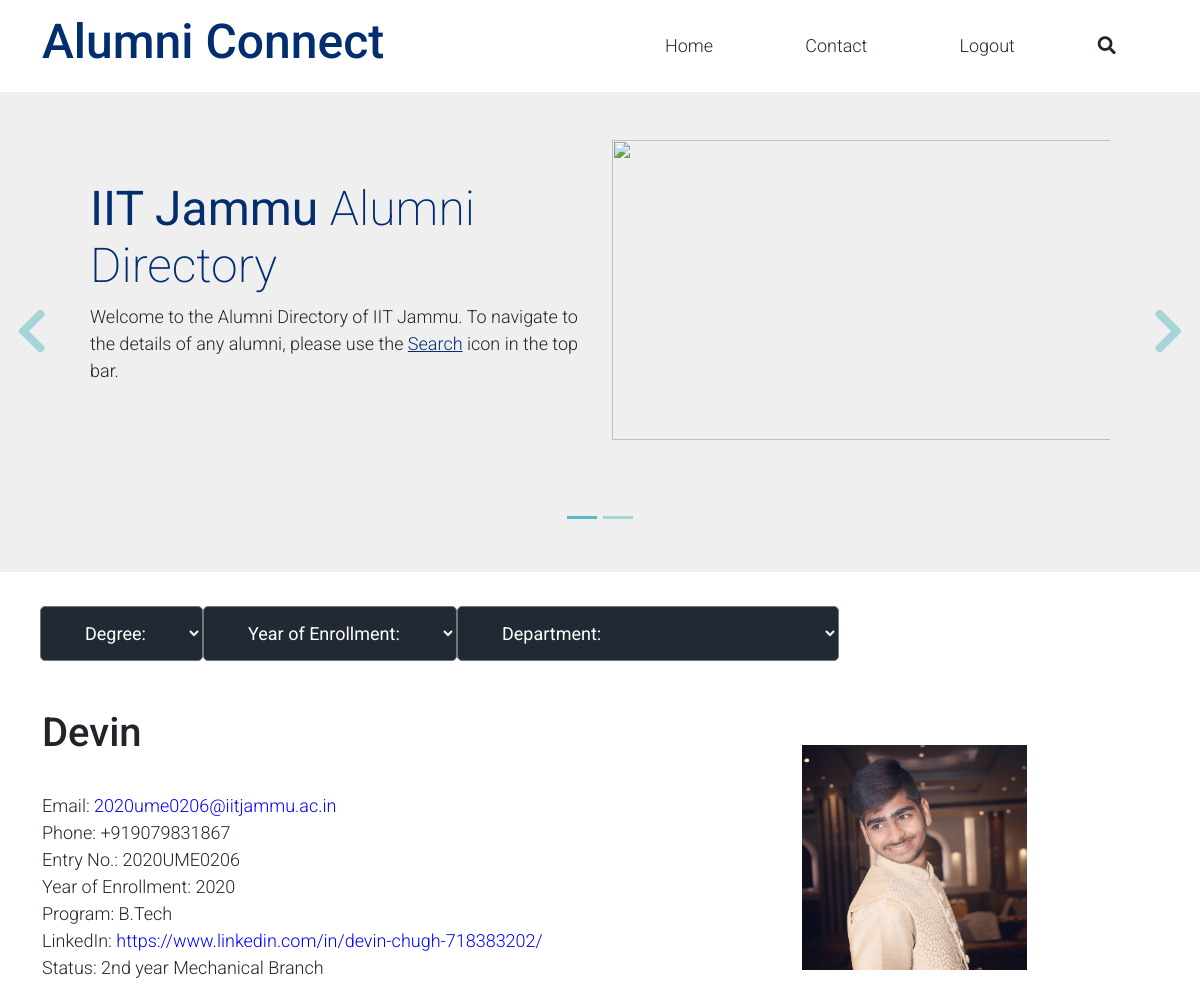
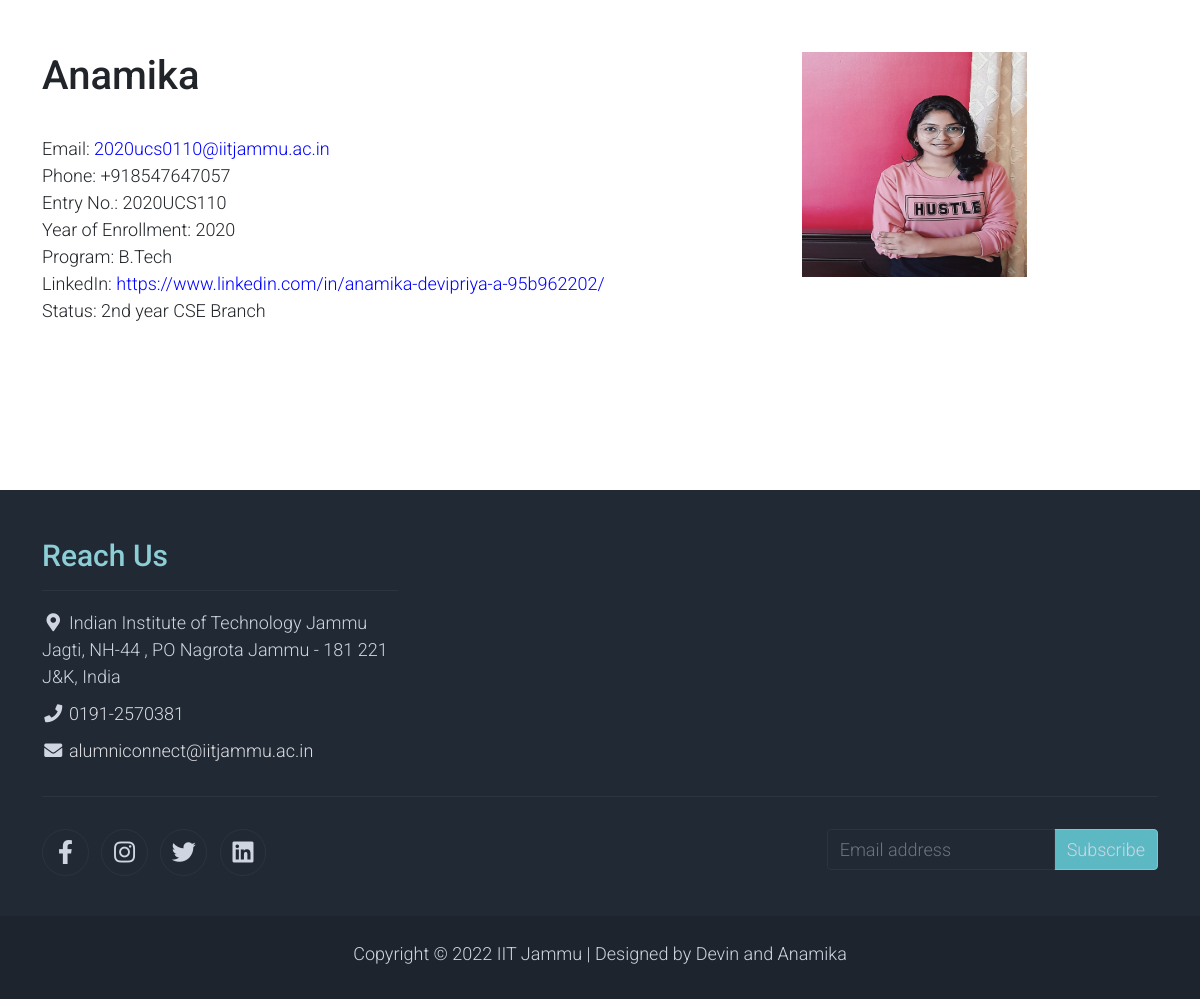
The page / (signed in) on the database its author committed (2 pictures, top to bottom).
### tables this page shows
CREATE TABLE alumni_me(
    alumni_id INTEGER PRIMARY KEY, 
	name TEXT NOT NULL,
	email TEXT UNIQUE,
	phone TEXT UNIQUE,
    year INTEGER NOT NULL,
    linkedin_id TEXT,
    status TEXT,
    profile_pic TEXT , program TEXT, entry_no TEXT);

CREATE TABLE alumni_cs(
    alumni_id INTEGER PRIMARY KEY, 
	name TEXT NOT NULL ,
	email TEXT UNIQUE ,
	phone TEXT UNIQUE,
    year INTEGER NOT NULL,
    linkedin_id TEXT  ,
    status TEXT,
    profile_pic TEXT , program TEXT, entry_no TEXT);

### main.py (the view, shortened to what this page needs)
@app.route("/", methods=["GET", "POST"])
@login_required
def index():
    data=[]
    al_tables=["alumni_me", "alumni_cs", "alumni_ee", "alumni_ch", "alumni_mt", "alumni_ce"]
    for al_table in al_tables:
        db.execute("SELECT * FROM " + al_table)
        alumni=db.fetchall()
        for people in alumni:
            data.append(people)
    return render_template("/index.html", data=data)

### helper.py (called while the page is built)
def login_required(f):
    @wraps(f)
    def decorated_function(*args, **kwargs):
        if session.get("user_id") is None:
            return redirect("/login")
        return f(*args, **kwargs)
    return decorated_function

### main.py (called while the page is built)
@app.after_request
def after_request(response):
    response.headers["Cache-Control"] = "no-cache, no-store, must-revalidate"
    response.headers["Expires"] = 0
    response.headers["Pragma"] = "no-cache"
    return response

### templates/index.html (shortened to what this page needs)
<!DOCTYPE html>
<html lang="en">
<head>
    <link rel="stylesheet" href="{{ url_for('static',filename='home_assets/css/bootstrap.min.css') }}">
    <link rel="stylesheet" href="{{ url_for('static',filename='home_assets/css/templatemo.css') }}">
    <link rel="stylesheet" href="{{ url_for('static',filename='home_assets/css/custom.css') }}">
    <link rel="stylesheet" href="{{ url_for('static',filename='home_assets/css/fontawesome_min.css') }}">
</head>
<body>
    <nav class="navbar navbar-expand-lg navbar-light shadow">
        <div class="container d-flex justify-content-between align-items-center">
            <a class="navbar-brand text-success logo h1 align-self-center" href="/">
                Alumni Connect
            </a>
            <div class="align-self-center collapse navbar-collapse flex-fill  d-lg-flex justify-content-lg-between" id="templatemo_main_nav">
                <div class="flex-fill">
                    <ul class="nav navbar-nav d-flex justify-content-between mx-lg-auto">
                        <li class="nav-item">
                            <a class="nav-link" href="/">  </a>
                        </li>
                        <li class="nav-item">
                            <a class="nav-link" href="#">  </a>
                        </li>
                        <li class="nav-item">
                            <a class="nav-link" href="/"> Home </a>
                        </li>
                        <li class="nav-item">
                            <a class="nav-link" href="contact">Contact</a>
                        </li>
                        <li class="nav-item">
                            <a class="nav-link" href="/logout"> Logout </a>
                        </li>
                    </ul>
                </div>
                <form role="form" action="/index" method="POST">
                <div class="navbar align-self-center d-flex">
                    <a class="nav-icon d-none d-lg-inline" href="#" data-bs-toggle="modal" data-bs-target="#templatemo_search">
                        <i class="fa fa-fw fa-search text-dark mr-2"></i>
                    </a>
                </form>
            </div>
        </div>
    </nav>
    <div id="template-mo-zay-hero-carousel" class="carousel slide" data-bs-ride="carousel">
        <ol class="carousel-indicators">
            <li data-bs-target="#template-mo-zay-hero-carousel" data-bs-slide-to="0" class="active"></li>
            <li data-bs-target="#template-mo-zay-hero-carousel" data-bs-slide-to="1"></li>
            </ol>
        <div class="carousel-inner">
            <div class="carousel-item active">
                <div class="container">
                    <div class="row p-5">
                        <div class="mx-auto col-md-8 col-lg-6 order-lg-last">
                            <img class="img-fluid" src="{{ url_for('static', filename='home_assets/img/iitj pic.JPG')}}" style="width: 500px;height: 300px;" alt="">
                        </div>
                        <div class="col-lg-6 mb-0 d-flex align-items-center">
                            <div class="text-align-left align-self-center">
                                <h1 class="h1 text-success"><b>IIT Jammu</b> Alumni Directory</h1>
                                <p>
                                    Welcome to the Alumni Directory of IIT Jammu. To navigate to the details of any alumni, please use
                                     the <a rel="sponsored" class="text-success" href="#" target="_blank">Search</a> icon in the top bar.
                                </p>
                            </div>
                        </div>
                    </div>
                </div>
            </div>
        </div>
        <a class="carousel-control-prev text-decoration-none w-auto ps-3" href="#template-mo-zay-hero-carousel" role="button" data-bs-slide="prev">
            <i class="fas fa-chevron-left"></i>
        </a>
        <a class="carousel-control-next text-decoration-none w-auto pe-3" href="#template-mo-zay-hero-carousel" role="button" data-bs-slide="next">
            <i class="fas fa-chevron-right"></i>
        </a>
    </div>
    <section class="bg-success py-5" >
        <div class="section-forms">
        <form action="{{url_for('index')}}" method="POST">
        <select name="degree" class="sections" >
                    <option value="nil">Degree:</option>
              </select>
        </form>
            <form action="{{url_for('index')}}" method="POST">
                <select name="Year of Enrollment" class="sections">
                            <option value="nil">Year of Enrollment:</option>
                </select>
            </form>
            <form action="{{url_for('index')}}" method="POST">
                <select name="Department" class="sections">
                            <option value="nil">Department:</option>
                </select>
            </form>
            </div>
        <div class="container">
            <div class="row align-items-center py-5">
                <div class="col-md-8 text-#1d242d">
                    {% for alumni in data %}
									<h1 class="feature-title" >{{alumni.name}} </h1><p><br> Email: <a class="clink" target="_blank" href="mailto:{{alumni.email}}" >{{alumni.email}}</a>
                                         <br>Phone: {{alumni.phone}} <br>Entry No.: {{alumni.entry_no}} <br>Year of Enrollment: {{alumni.year}} <br>Program: {{alumni.program}} <br>LinkedIn: <a class="clink" target="_blank" href="{{alumni.linkedin_id}}">{{alumni.linkedin_id}}</a><br>Status: {{alumni.status}}</p>
                                         <br>
                                         <br>
					{% endfor %}
                </div>
                <div class="col-md-4">
                    {% for alumni in data %}
										<img src="{{url_for('static', filename='home_assets/img/' + alumni.profile_pic)}}" alt="" style="width: 225px;height: 225px;">
                                        <br>
                                        <br>
                                        <br>
                                        <br>
					{% endfor %}
                </div>
            </div>
        </div>
    </section>
    <footer class="bg-dark" id="tempaltemo_footer">
        <div class="container">
            <div class="row">
                <div class="col-md-4 pt-5">
                    <a id="contact"><h2 class="h2 text-ReachUs border-bottom pb-3 border-light logo">Reach Us</h2></a>
                    <ul class="list-unstyled text-light footer-link-list">
                        <li>
                            <i class="fas fa-map-marker-alt fa-fw"></i>
                            Indian Institute of Technology Jammu Jagti, NH-44 , PO Nagrota Jammu - 181 221 J&K, India
                        </li>
                        <li>
                            <i class="fa fa-phone fa-fw"></i>
                            <a class="text-decoration-none" href="tel:0191-2570381">0191-2570381</a>
                        </li>
                        <li>
                            <i class="fa fa-envelope fa-fw"></i>
                            <a class="text-decoration-none" href="mailto:alumniconnect@iitjammu.ac.in">alumniconnect@iitjammu.ac.in</a>
                        </li>
                    </ul>
                </div>
            </div>
            <div class="row text-light mb-4">
                <div class="col-12 mb-3">
                    <div class="w-100 my-3 border-top border-light"></div>
                </div>
                <div class="col-auto me-auto">
                    <ul class="list-inline text-left footer-icons">
                        <li class="list-inline-item border border-light rounded-circle text-center">
                            <a class="text-light text-decoration-none" target="_blank" href="http://facebook.com/"><i class="fab fa-facebook-f fa-lg fa-fw"></i></a>
                        </li>
                        <li class="list-inline-item border border-light rounded-circle text-center">
                            <a class="text-light text-decoration-none" target="_blank" href="https://www.instagram.com/"><i class="fab fa-instagram fa-lg fa-fw"></i></a>
                        </li>
                        <li class="list-inline-item border border-light rounded-circle text-center">
                            <a class="text-light text-decoration-none" target="_blank" href="https://twitter.com/"><i class="fab fa-twitter fa-lg fa-fw"></i></a>
                        </li>
                        <li class="list-inline-item border border-light rounded-circle text-center">
                            <a class="text-light text-decoration-none" target="_blank" href="https://www.linkedin.com/"><i class="fab fa-linkedin fa-lg fa-fw"></i></a>
                        </li>
                    </ul>
                </div>
                <div class="col-auto">
                    <div class="input-group mb-2">
                        <input type="text" class="form-control bg-dark border-light" style="color: whitesmoke ;" id="subscribeEmail" placeholder="Email address">
                        <div class="input-group-text btn-success text-light">Subscribe</div>
                    </div>
                </div>
            </div>
        </div>
        <div class="w-100 bg-black py-3">
            <div class="container">
                <div class="row pt-2">
                    <div class="col-12">
                        <p class="text-center text-light">
                            Copyright &copy; 2022 IIT Jammu
                            | Designed by Devin and Anamika
                        </p>
                    </div>
                </div>
            </div>
        </div>
    </footer>
</body>
</html>

### static/home_assets/css/templatemo.css (style rules this page uses)
body, ul, li, p, a, label, input, div { font-family: 'Roboto', sans-serif; font-size: 18px !important; font-weight: 300 !important; }
.h1 { font-family: 'Roboto', sans-serif; font-size: 48px !important; font-weight: 200 !important; }
.h2 { font-family: 'Roboto', sans-serif; font-size: 30px !important; font-weight: 300; }
.logo { font-weight: 500 !important; }
.text-ReachUs { color:#8cced6 !important; }
.text-success { color: #022e70 !important; }
.text-light { color: #cfd6e1 !important; }
.bg-dark { background-color: #212934 !important; }
.bg-black { background-color: #1d242d !important; }
.bg-success { background-color: #ffffff !important; }
.btn-success { background-color: #5cb9c4 !important; border-color: #7bc8d1 !important; cursor: pointer; }
#templatemo_main_nav a { color: #212934; }
#templatemo_main_nav .navbar .nav-icon { margin-right: 20px; }
#template-mo-zay-hero-carousel { background: #efefef !important; }
#template-mo-zay-hero-carousel .carousel-indicators li { margin-top: -50px; background-color:#5cb9c4; }
#template-mo-zay-hero-carousel .carousel-control-next i, #template-mo-zay-hero-carousel .carousel-control-prev i { color: #5cb9c4 !important; font-size: 2.8em !important; }
#tempaltemo_footer a { color: #dcdde1; }
#tempaltemo_footer ul.footer-link-list li { padding-top: 10px; }
#tempaltemo_footer ul.footer-icons li { width: 2.6em; height: 2.6em; line-height: 2.6em; }
#tempaltemo_footer .border-light { border-color: #2d343f !important; }
@media (min-width: 768px) { #templatemo_main_nav .navbar-nav { max-width: 450px; } }
@media (min-width: 992px) { #templatemo_main_nav .navbar-nav { max-width: 550px; } }
@media (min-width: 992px) { #template-mo-zay-hero-carousel .carousel-item { min-height: 30rem !important; } }

### static/home_assets/css/custom.css (style rules this page uses)
.clink { color: blue; text-decoration: none; }
* { margin: 0; padding: 0; }
.section-forms { display:flex ; margin-left: 5vh; }
.sections { color: #ffff; background-color: #212934; width: auto; padding: 15px 40px; list-style-type: none; margin-top: -10vh; border-radius: 5px; }
.sections option { display:block ; }

### rows shown on the page
alumni_me: name "Devin", email "2020ume0206@iitjammu.ac.in", phone "+919079831867", entry_no "2020UME0206", year "2020", program "B.Tech", linkedin_id "https://www.linkedin.com/in/devin-chugh-718383202/", status "2nd year Mechanical Branch", profile_pic (picture)
alumni_cs: name "Anamika", email "2020ucs0110@iitjammu.ac.in", phone "+918547647057", entry_no "2020UCS110", year "2020", program "B.Tech", linkedin_id "https://www.linkedin.com/in/anamika-devipriya-a-95b962202/", status "2nd year CSE Branch", profile_pic (picture)
